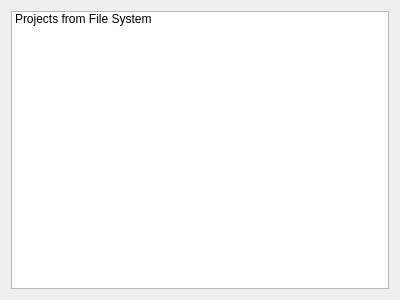
<?xml version="1.0" encoding="UTF-8"?>
<ui version="4.0">
 <class>WizardPageWorkspaceImportType</class>
 <widget class="QWizardPage" name="WizardPageWorkspaceImportType">
  <property name="geometry">
   <rect>
    <x>0</x>
    <y>0</y>
    <width>400</width>
    <height>300</height>
   </rect>
  </property>
  <property name="windowTitle">
   <string>WizardPage</string>
  </property>
  <property name="title">
   <string>Choose an import wizard.</string>
  </property>
  <layout class="QVBoxLayout" name="verticalLayout">
   <item>
    <widget class="QListWidget" name="listWidget">
     <property name="editTriggers">
      <set>QAbstractItemView::CurrentChanged|QAbstractItemView::DoubleClicked|QAbstractItemView::EditKeyPressed</set>
     </property>
     <property name="showDropIndicator" stdset="0">
      <bool>true</bool>
     </property>
     <property name="currentRow">
      <number>-1</number>
     </property>
     <item>
      <property name="text">
       <string>Projects from File System</string>
      </property>
      <property name="icon">
       <iconset>
        <normaloff>../../../../../../Backup/Archiv/icons/ico/32x32/places/crystal-style/folder.ico</normaloff>../../../../../../Backup/Archiv/icons/ico/32x32/places/crystal-style/folder.ico</iconset>
      </property>
     </item>
    </widget>
   </item>
  </layout>
 </widget>
 <resources/>
 <connections/>
</ui>
